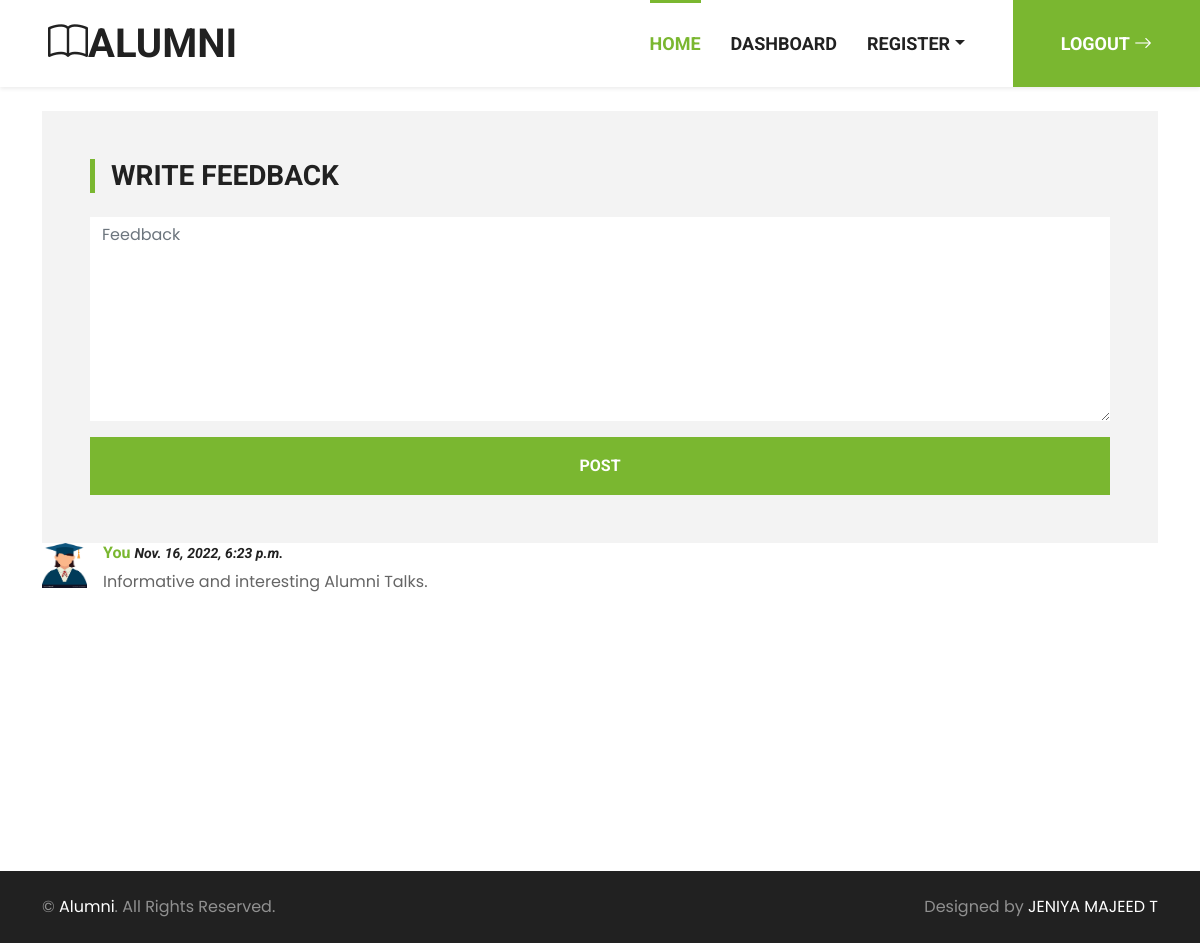
Screenshot of /feedback-add/ (signed in) with the database file from the repository.
### main/models.py (models this page shows)
class FeedBack(models.Model):
    created_by = models.ForeignKey(User, on_delete=models.CASCADE)
    created_on = models.DateTimeField(auto_now=True)
    feedback = models.TextField()
    response = models.ForeignKey(Response, on_delete=models.CASCADE, null=True, blank=True)

class Profile(models.Model):
    user = models.OneToOneField(User, on_delete=models.CASCADE)
    year = models.PositiveIntegerField()
    email = models.EmailField()
    phone = models.IntegerField()
    course = models.CharField(max_length=100)
    pic = models.ImageField(upload_to='profile')

### main/views.py (the view, shortened to what this page needs)
# urls.py: path('feedback-add/', views.FeedbackAddView.as_view(), name='feedback-add'),
class FeedbackAddView(LoginRequiredMixin, CreateView):
    template_name = 'feedback-add.html'
    model = models.FeedBack
    fields = ('feedback', )
    success_url = reverse_lazy('feedback-add')
    def get_context_data(self, **kwargs):
        ctx = super().get_context_data(**kwargs)
        ctx.update({
            'object_list': models.FeedBack.objects.filter(created_by=self.request.user)
        })
        return ctx

### main/templates/feedback-add.html (shortened to what this page needs)
{% extends 'index.html' %}
{% load static %}
{% block content %}
<div class="container min-h-100 mt-4">
    <div class="bg-light rounded p-5">
        <h3 class="text-uppercase border-start border-5 border-primary ps-3 mb-4">Write feedback</h3>
        <form method="post" enctype="multipart/form-data">
            <div class="row g-3">
                <div class="col-12">
                    <textarea type="text" class="form-control bg-white border-0" name="feedback" placeholder="Feedback" rows="8"></textarea>
                </div>
                <div class="col-12">
                    <button class="btn btn-primary w-100 py-3" type="submit">Post</button>
                </div>
            </div>
        </form>
    </div>
    {% for obj in object_list %}
    <div class="d-flex mb-4">
        <img src="{{ obj.created_by.profile.pic.url }}" class="img-fluid" style="width: 45px; height: 45px;">
        <div class="ps-3">
            <h6><a href="">You</a> <small><i>{{obj.created_on}}</i></small></h6>
            <p>{{obj.feedback}}</p>
        </div>
    </div>
    {% empty %}
    <h1>You have not written any!</h1>
    {% endfor %}
</div>
{% endblock content %}

### main/static/css/style.css (style rules this page uses)
:root { --primary: #7AB730; --secondary: #FFD33C; --light: #F3F3F3; --dark: #212121; }
.btn { font-family: 'Roboto', sans-serif; text-transform: uppercase; font-weight: 700; transition: .5s; }
.btn-primary { color: #FFFFFF; }
.min-h-100 { min-height: 95vh; }

### rows the page displays
FeedBack: created_by.profile.pic (picture), created_on "Nov. 16, 2022, 6:23 p.m.", feedback "Informative and interesting Alumni Talks."
